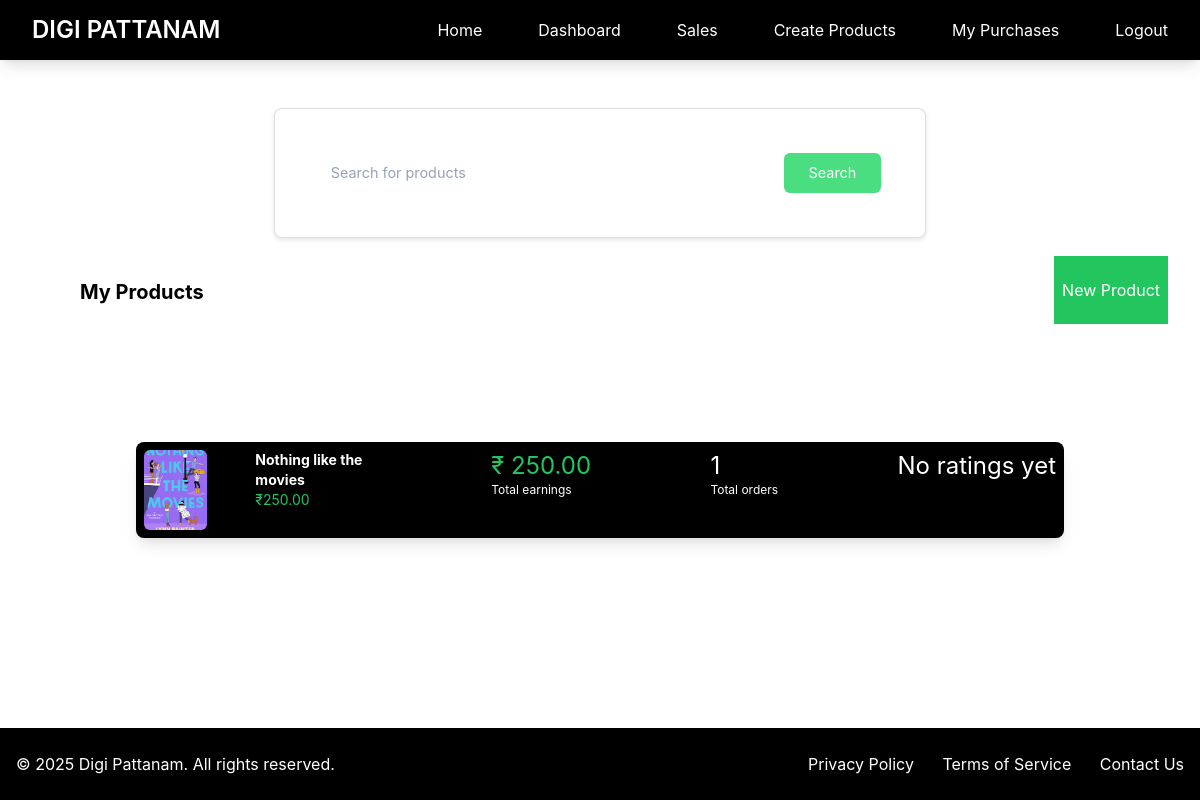
Page /dashboard/ (signed in) on the committed database.
### myapp/models.py (models this page shows, shortened)
class Products(models.Model):
    FILE_TYPE_CHOICES = [
        ('pdf', 'PDF Document'),
        ('video', 'Video File'),
        ('audio', 'Audio File'),
        ('image', 'Image File'),
        ('zip', 'ZIP Archive'),
        ('doc', 'Document'),
        ('other', 'Other')
    ]
    user = models.ForeignKey(User, on_delete=models.CASCADE, null=True)
    name = models.CharField(max_length=200)
    desc = models.CharField(max_length=1000)
    price = models.DecimalField(max_digits=10, decimal_places=2)
    file = models.FileField(upload_to='uploads')
    image = models.ImageField(upload_to='product_images/', null=True, blank=True)
    file_type = models.CharField(
        max_length=10,
        choices=FILE_TYPE_CHOICES,
        default='other',
        help_text="Select the type of file you are uploading",
        null=True
    )
    @property
    def total_sales(self):
        return OrderDetail.objects.filter(product=self, has_paid=True).count()
    @property
    def total_sales_amount(self):
        orders = OrderDetail.objects.filter(product=self, has_paid=True)
        return sum(order.amount for order in orders)

class OrderDetail(models.Model):
    user = models.ForeignKey(User, on_delete=models.CASCADE, null=True)
    customer_email = models.EmailField(null=True)
    product = models.ForeignKey(Products, on_delete=models.CASCADE)
    amount = models.DecimalField(max_digits=10, decimal_places=2)
    razorpay_payment_intent = models.CharField(max_length=200, null=True)
    razorpay_order_id = models.CharField(max_length=100, unique=True, null=True)
    has_paid = models.BooleanField(default=False)
    created_on = models.DateTimeField(auto_now_add=True, null=True)
    updated_on = models.DateTimeField(auto_now=True, null=True)

### myapp/views.py (the view)
# urls.py: path('dashboard/', views.dashboard, name='dashboard'),
@login_required
def dashboard(request):
    products = Products.objects.filter(user=request.user).annotate(average_rating=Avg('rating__value'))
    return render(request, 'myapp/dashboard.html', {'products': products})

### myapp/templates/myapp/dashboard.html (shortened to what this page needs)
{% extends 'myapp/base.html' %}
{% block body %}
    <div class="flex justify-between">
        <div class="ml-20 mt-10 font-bold text-xl">My Products</div>
        <div class="ml-20 mt-10">
            <a class="bg-green-500 text-white px-2 py-4 mr-8" href="{% url 'createproduct' %}">New Product</a>
        </div>
    </div>
    <div class="products-container p-10 m-5">
        {% for product in products %}
        <div class="flex shadow-lg m-5 p-2 justify-between bg-black text-white rounded-lg">
            <div class="flex w-1/4">
                <img class="h-20 w-20 object-cover rounded-md"
     src="{{ product.image.url }}"
     alt="{{ product.name }}">
                <div class="relative group">
                    <a href="{% url 'editproduct' product.id %}">
                <div class="ml-5">
                    <div class="font-bold text-sm"> {{ product.name }}</div>
                    <div class="text-sm text-green-500">₹{{ product.price }}</div>
                </div>
                </a>
            </div>
            </div>
            <div>
                <div class="text-2xl text-green-500">₹ {{ product.total_sales_amount }}</div>
                <div class="text-xs">Total earnings</div>
            </div>
            <div>
                <div class="text-2xl">{{ product.total_sales }}</div>
                <div class="text-xs">Total orders</div>
            </div>
            <div class="text-2xl">
                {% if product.average_rating %}
                    {{ product.average_rating|floatformat:1 }}
                {% else %}
                    No ratings yet
                {% endif %}
            </div>
        </div>
        {% endfor %}
    </div>
{% endblock %}

### myapp/templates/myapp/base.html (style rules this page uses)
body { background-color: white; color: #000000; font-family: 'Inter', sans-serif; min-height: 100vh; display: flex; flex-direction: column; }

### rows in the picture
Products: image (picture), name "Nothing like the movies", price "250.00", total_sales_amount "250.00", total_sales "1", shows "No ratings yet"
